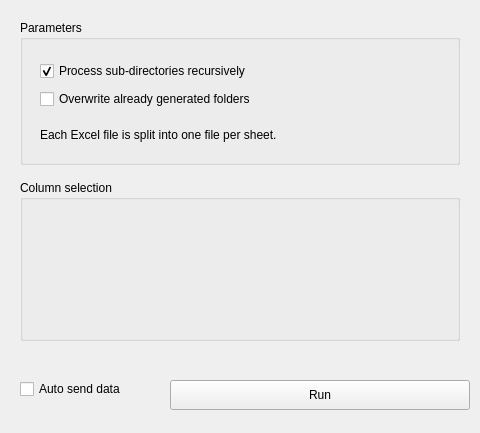
<?xml version="1.0" encoding="UTF-8"?>
<ui version="4.0">
 <class>Form</class>
 <widget class="QWidget" name="Form">
  <property name="geometry">
   <rect>
    <x>0</x>
    <y>0</y>
    <width>480</width>
    <height>433</height>
   </rect>
  </property>
  <property name="windowTitle">
   <string>Split Excel Sheets</string>
  </property>
  <widget class="QGroupBox" name="groupBox">
   <property name="geometry">
    <rect>
     <x>20</x>
     <y>20</y>
     <width>440</width>
     <height>145</height>
    </rect>
   </property>
   <property name="title">
    <string>Parameters</string>
   </property>
   <widget class="QCheckBox" name="checkBox_recursive">
    <property name="geometry">
     <rect>
      <x>20</x>
      <y>40</y>
      <width>380</width>
      <height>22</height>
     </rect>
    </property>
    <property name="text">
     <string>Process sub-directories recursively</string>
    </property>
    <property name="checked">
     <bool>true</bool>
    </property>
   </widget>
   <widget class="QCheckBox" name="checkBox_overwrite">
    <property name="geometry">
     <rect>
      <x>20</x>
      <y>68</y>
      <width>400</width>
      <height>22</height>
     </rect>
    </property>
    <property name="toolTip">
     <string>À cocher lorsque les données source ont été mises à jour : le dossier _sheets existant est supprimé puis régénéré.</string>
    </property>
    <property name="text">
     <string>Overwrite already generated folders</string>
    </property>
    <property name="checked">
     <bool>false</bool>
    </property>
   </widget>
   <widget class="QLabel" name="label">
    <property name="geometry">
     <rect>
      <x>20</x>
      <y>100</y>
      <width>390</width>
      <height>30</height>
     </rect>
    </property>
    <property name="text">
     <string>Each Excel file is split into one file per sheet.</string>
    </property>
    <property name="wordWrap">
     <bool>true</bool>
    </property>
   </widget>
  </widget>
  <widget class="QGroupBox" name="groupBox_3">
   <property name="geometry">
    <rect>
     <x>20</x>
     <y>180</y>
     <width>440</width>
     <height>161</height>
    </rect>
   </property>
   <property name="title">
    <string>Column selection</string>
   </property>
   <widget class="QWidget" name="placeholder" native="true">
    <property name="geometry">
     <rect>
      <x>-1</x>
      <y>25</y>
      <width>441</width>
      <height>111</height>
     </rect>
    </property>
   </widget>
  </widget>
  <widget class="QPushButton" name="pushButton_run">
   <property name="geometry">
    <rect>
     <x>170</x>
     <y>380</y>
     <width>300</width>
     <height>30</height>
    </rect>
   </property>
   <property name="text">
    <string>Run</string>
   </property>
  </widget>
  <widget class="QCheckBox" name="checkBox_send">
   <property name="enabled">
    <bool>true</bool>
   </property>
   <property name="geometry">
    <rect>
     <x>20</x>
     <y>380</y>
     <width>130</width>
     <height>18</height>
    </rect>
   </property>
   <property name="text">
    <string>Auto send data</string>
   </property>
  </widget>
 </widget>
 <resources/>
 <connections/>
</ui>
